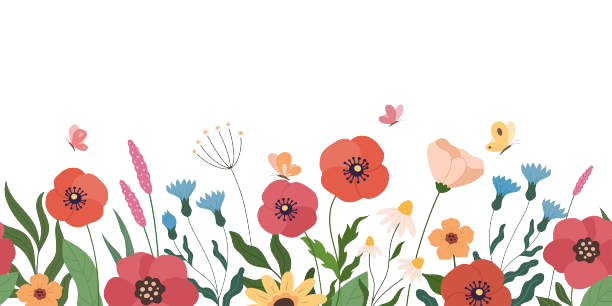
#> input picture Chapter_ManipulatingImages/flowers.png, 612 x 306 px
$ python seatingCards.py
#> lines starting #> are read from the running program, lines starting #| are printed output that depends on the picture
'''
Create images custom seating cards from a list of guests in a plaintext file.

Usage:
python3 seatingCards.py
'''

import os
from PIL import Image, ImageDraw, ImageFont


# Paths to decoration image and list with guests
DECORATION_IMG = "flowers.png"
GUEST_LIST = "guests.txt"

# Retrieve decoration image size
flowerImage = Image.open(DECORATION_IMG)
#> flowerImage is the input picture: PIL image 612x306 RGBA; mean R, G, B, A 55.2, 42.8, 37, 67.2
flowerWidth, flowerHeight = flowerImage.size
#> flowerWidth = 612; flowerHeight = 306

# Save seating cards inside directory
os.makedirs("seating_cards", exist_ok=True)

# Create invidual card for each guest on the list
with open("guests.txt", "r") as txtFile:
#> (reads Chapter_ManipulatingImages/guests.txt from the repository)
    for guest in txtFile:
        # Create new card
        card = Image.new("RGBA", (288, 360), "white")
        draw = ImageDraw.Draw(card)

        # Define font in variable
        fontsFolder = "/Library/Fonts"
        arialFont = ImageFont.truetype(os.path.join(fontsFolder, "Arial Unicode.ttf"), 28)

        # Create decoration on card and paste flowers image
        draw.line([(0, 0), (287, 0), (287, 359), (0, 359), (0, 0)], fill="black")
        draw.text((70, 80), guest, fill="black", font=arialFont)
        card.paste(flowerImage, (0, 360 - flowerHeight), flowerImage)

        # Save each card
        card.save(os.path.join("seating_cards", guest.rstrip()) + ".png")
#> this loop made 5 passes
#> pass 1, `card.save(os.path.join("seating_cards", guest.rstrip()) + ".png")`:
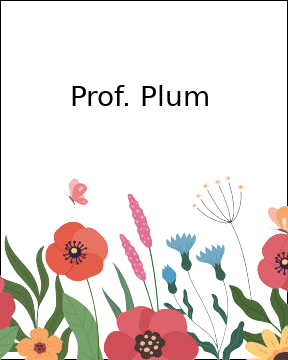
#> saved as Prof. Plum.png: PIL image 288x360 RGBA; mean R, G, B, A 231.7, 222.5, 218.4, 253; transparent parts drawn white
#> pass 2, `card.save(os.path.join("seating_cards", guest.rstrip()) + ".png")`:
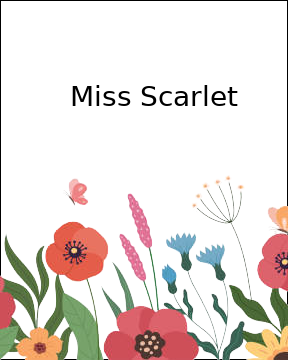
#> saved as Miss Scarlet.png: PIL image 288x360 RGBA; mean R, G, B, A 231.2, 222, 217.9, 253; transparent parts drawn white
